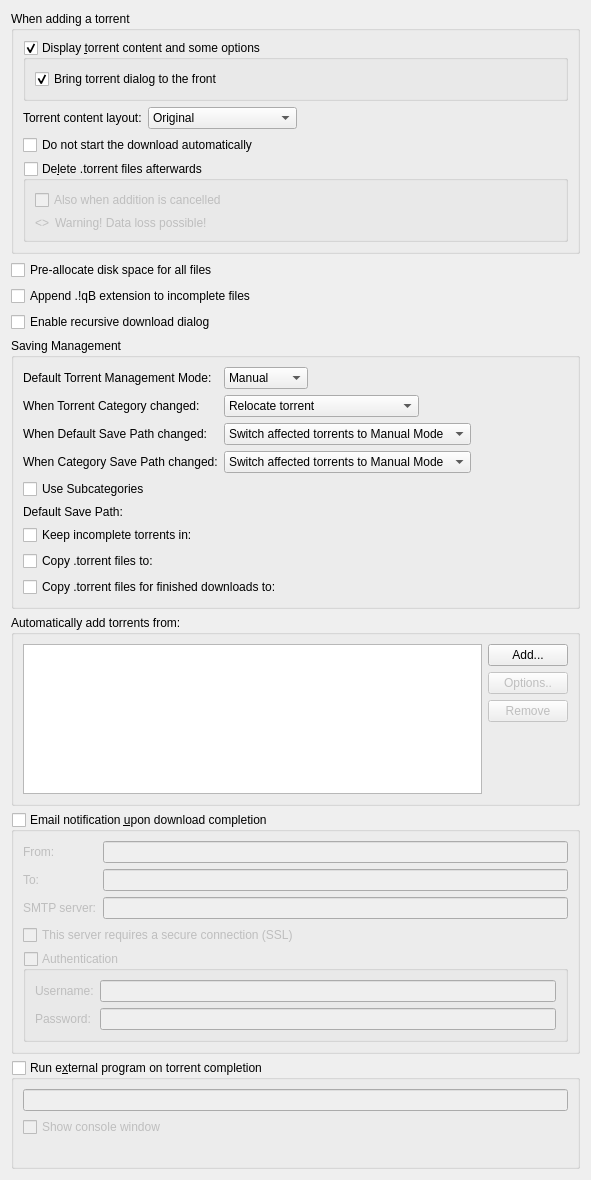
          <widget class="QWidget" name="scrollAreaWidgetContents_2">
           <property name="geometry">
            <rect>
             <x>0</x>
             <y>0</y>
             <width>591</width>
             <height>1138</height>
            </rect>
           </property>
           <layout class="QVBoxLayout" name="verticalLayout">
            <item>
             <widget class="QGroupBox" name="torrentAdditionBox">
              <property name="title">
               <string>When adding a torrent</string>
              </property>
              <layout class="QVBoxLayout" name="torrentAdditionBoxLayout">
               <item>
                <widget class="QGroupBox" name="checkAdditionDialog">
                 <property name="title">
                  <string>Display &amp;torrent content and some options</string>
                 </property>
                 <property name="checkable">
                  <bool>true</bool>
                 </property>
                 <layout class="QVBoxLayout" name="verticalLayout_18">
                  <item>
                   <widget class="QCheckBox" name="checkAdditionDialogFront">
                    <property name="text">
                     <string>Bring torrent dialog to the front</string>
                    </property>
                    <property name="checked">
                     <bool>true</bool>
                    </property>
                   </widget>
                  </item>
                 </layout>
                </widget>
               </item>
               <item>
                <layout class="QHBoxLayout" name="horizontalLayout_19">
                 <item>
                  <widget class="QLabel" name="contentLayoutLabel">
                   <property name="text">
                    <string>Torrent content layout:</string>
                   </property>
                  </widget>
                 </item>
                 <item>
                  <widget class="QComboBox" name="contentLayoutComboBox">
                   <property name="currentIndex">
                    <number>0</number>
                   </property>
                   <item>
                    <property name="text">
                     <string>Original</string>
                    </property>
                   </item>
                   <item>
                    <property name="text">
                     <string>Create subfolder</string>
                    </property>
                   </item>
                   <item>
                    <property name="text">
                     <string>Don't create subfolder</string>
                    </property>
                   </item>
                  </widget>
                 </item>
                 <item>
                  <spacer name="horizontalSpacer_20">
                   <property name="orientation">
                    <enum>Qt::Horizontal</enum>
                   </property>
                   <property name="sizeHint" stdset="0">
                    <size>
                     <width>40</width>
                     <height>20</height>
                    </size>
                   </property>
                  </spacer>
                 </item>
                </layout>
               </item>
               <item>
                <widget class="QCheckBox" name="checkStartPaused">
                 <property name="toolTip">
                  <string>The torrent will be added to download list in a paused state</string>
                 </property>
                 <property name="text">
                  <string extracomment="The torrent will be added to download list in a paused state">Do not start the download automatically</string>
                 </property>
                </widget>
               </item>
               <item>
                <widget class="QGroupBox" name="deleteTorrentBox">
                 <property name="toolTip">
                  <string>Should the .torrent file be deleted after adding it</string>
                 </property>
                 <property name="title">
                  <string>De&amp;lete .torrent files afterwards </string>
                 </property>
                 <property name="checkable">
                  <bool>true</bool>
                 </property>
                 <property name="checked">
                  <bool>false</bool>
                 </property>
                 <layout class="QVBoxLayout" name="deleteTorrentBoxLayout">
                  <item>
                   <widget class="QCheckBox" name="deleteCancelledTorrentBox">
                    <property name="toolTip">
                     <string>Also delete .torrent files whose addition was cancelled</string>
                    </property>
                    <property name="text">
                     <string>Also when addition is cancelled</string>
                    </property>
                   </widget>
                  </item>
                  <item>
                   <layout class="QHBoxLayout" name="deleteTorrentWarningLayout">
                    <item>
                     <widget class="QLabel" name="deleteTorrentWarningIcon">
                      <property name="sizePolicy">
                       <sizepolicy hsizetype="Fixed" vsizetype="Preferred">
                        <horstretch>0</horstretch>
                        <verstretch>0</verstretch>
                       </sizepolicy>
                      </property>
                      <property name="text">
                       <string notr="true">&lt;&gt;</string>
                      </property>
                     </widget>
                    </item>
                    <item>
                     <widget class="QLabel" name="deleteTorrentWarningLabel">
                      <property name="text">
                       <string>Warning! Data loss possible!</string>
                      </property>
                     </widget>
                    </item>
                   </layout>
                  </item>
                 </layout>
                </widget>
               </item>
              </layout>
             </widget>
            </item>
            <item>
             <widget class="QCheckBox" name="checkPreallocateAll">
              <property name="toolTip">
               <string>Allocate full file sizes on disk before starting downloads, to minimize fragmentation. Only useful for HDDs.</string>
              </property>
              <property name="text">
               <string>Pre-allocate disk space for all files</string>
              </property>
             </widget>
            </item>
            <item>
             <widget class="QCheckBox" name="checkAppendqB">
              <property name="text">
               <string>Append .!qB extension to incomplete files</string>
              </property>
             </widget>
            </item>
            <item>
             <widget class="QCheckBox" name="checkRecursiveDownload">
              <property name="toolTip">
               <string>When a torrent is downloaded, offer to add torrents from any .torrent files found inside it</string>
              </property>
              <property name="text">
               <string>Enable recursive download dialog</string>
              </property>
             </widget>
            </item>
            <item>
             <widget class="QGroupBox" name="groupSavingManagement">
              <property name="title">
               <string>Saving Management</string>
              </property>
              <layout class="QVBoxLayout" name="groupSavingManagementLayout">
               <item>
                <layout class="QGridLayout" name="gridLayout_3">
                 <item row="0" column="0">
                  <widget class="QLabel" name="label_40">
                   <property name="text">
                    <string>Default Torrent Management Mode:</string>
                   </property>
                  </widget>
                 </item>
                 <item row="0" column="1">
                  <layout class="QHBoxLayout" name="horizontalLayout_70">
                   <property name="spacing">
                    <number>10</number>
                   </property>
                   <item>
                    <widget class="QComboBox" name="comboSavingMode">
                     <property name="toolTip">
                      <string>Automatic: Various torrent properties (e.g. save path) will be decided by the associated category
Manual: Various torrent properties (e.g. save path) must be assigned manually</string>
                     </property>
                     <item>
                      <property name="text">
                       <string>Manual</string>
                      </property>
                     </item>
                     <item>
                      <property name="text">
                       <string>Automatic</string>
                      </property>
                     </item>
                    </widget>
                   </item>
                   <item>
                    <spacer name="horizontalSpacer_160">
                     <property name="orientation">
                      <enum>Qt::Horizontal</enum>
                     </property>
                     <property name="sizeHint" stdset="0">
                      <size>
                       <width>40</width>
                       <height>20</height>
                      </size>
                     </property>
                    </spacer>
                   </item>
                  </layout>
                 </item>
                 <item row="1" column="0">
                  <widget class="QLabel" name="labelTorrentCategoryChanged">
                   <property name="text">
                    <string>When Torrent Category changed:</string>
                   </property>
                  </widget>
                 </item>
                 <item row="1" column="1">
                  <layout class="QHBoxLayout" name="horizontalLayout_14">
                   <item>
                    <widget class="QComboBox" name="comboTorrentCategoryChanged">
                     <item>
                      <property name="text">
                       <string>Relocate torrent</string>
                      </property>
                     </item>
                     <item>
                      <property name="text">
                       <string>Switch torrent to Manual Mode</string>
                      </property>
                     </item>
                    </widget>
                   </item>
                   <item>
                    <spacer name="horizontalSpacer_17">
                     <property name="orientation">
                      <enum>Qt::Horizontal</enum>
                     </property>
                     <property name="sizeHint" stdset="0">
                      <size>
                       <width>40</width>
                       <height>20</height>
                      </size>
                     </property>
                    </spacer>
                   </item>
                  </layout>
                 </item>
                 <item row="2" column="0">
                  <widget class="QLabel" name="labelCategoryDefaultPathChanged">
                   <property name="text">
                    <string>When Default Save Path changed:</string>
                   </property>
                  </widget>
                 </item>
                 <item row="2" column="1">
                  <layout class="QHBoxLayout" name="horizontalLayout_15">
                   <item>
                    <widget class="QComboBox" name="comboCategoryDefaultPathChanged">
                     <property name="currentIndex">
                      <number>1</number>
                     </property>
                     <item>
                      <property name="text">
                       <string>Relocate affected torrents</string>
                      </property>
                     </item>
                     <item>
                      <property name="text">
                       <string>Switch affected torrents to Manual Mode</string>
                      </property>
                     </item>
                    </widget>
                   </item>
                   <item>
                    <spacer name="horizontalSpacer_18">
                     <property name="orientation">
                      <enum>Qt::Horizontal</enum>
                     </property>
                     <property name="sizeHint" stdset="0">
                      <size>
                       <width>40</width>
                       <height>20</height>
                      </size>
                     </property>
                    </spacer>
                   </item>
                  </layout>
                 </item>
                 <item row="3" column="0">
                  <widget class="QLabel" name="labelCategoryChanged">
                   <property name="text">
                    <string>When Category Save Path changed:</string>
                   </property>
                  </widget>
                 </item>
                 <item row="3" column="1">
                  <layout class="QHBoxLayout" name="horizontalLayout_17">
                   <item>
                    <widget class="QComboBox" name="comboCategoryChanged">
                     <property name="currentIndex">
                      <number>1</number>
                     </property>
                     <item>
                      <property name="text">
                       <string>Relocate affected torrents</string>
                      </property>
                     </item>
                     <item>
                      <property name="text">
                       <string>Switch affected torrents to Manual Mode</string>
                      </property>
                     </item>
                    </widget>
                   </item>
                   <item>
                    <spacer name="horizontalSpacer_19">
                     <property name="orientation">
                      <enum>Qt::Horizontal</enum>
                     </property>
                     <property name="sizeHint" stdset="0">
                      <size>
                       <width>40</width>
                       <height>20</height>
                      </size>
                     </property>
                    </spacer>
                   </item>
                  </layout>
                 </item>
                </layout>
               </item>
               <item>
                <widget class="QCheckBox" name="checkUseSubcategories">
                 <property name="text">
                  <string>Use Subcategories</string>
                 </property>
                </widget>
               </item>
               <item>
                <layout class="QGridLayout" name="gridLayout_4">
                 <item row="1" column="1">
                  <widget class="FileSystemPathLineEdit" name="textTempPath" native="true"/>
                 </item>
                 <item row="3" column="0">
                  <widget class="QCheckBox" name="checkExportDirFin">
                   <property name="text">
                    <string>Copy .torrent files for finished downloads to:</string>
                   </property>
                  </widget>
                 </item>
                 <item row="0" column="0">
                  <widget class="QLabel" name="labelSavePath">
                   <property name="text">
                    <string>Default Save Path:</string>
                   </property>
                  </widget>
                 </item>
                 <item row="2" column="0">
                  <widget class="QCheckBox" name="checkExportDir">
                   <property name="text">
                    <string>Copy .torrent files to:</string>
                   </property>
                  </widget>
                 </item>
                 <item row="1" column="0">
                  <widget class="QCheckBox" name="checkTempFolder">
                   <property name="text">
                    <string>Keep incomplete torrents in:</string>
                   </property>
                  </widget>
                 </item>
                 <item row="3" column="1">
                  <widget class="FileSystemPathLineEdit" name="textExportDirFin" native="true"/>
                 </item>
                 <item row="0" column="1">
                  <widget class="FileSystemPathLineEdit" name="textSavePath" native="true"/>
                 </item>
                 <item row="2" column="1">
                  <widget class="FileSystemPathLineEdit" name="textExportDir" native="true"/>
                 </item>
                </layout>
               </item>
              </layout>
             </widget>
            </item>
            <item>
             <widget class="QGroupBox" name="groupBox_2">
              <property name="title">
               <string>Automatically add torrents from:</string>
              </property>
              <layout class="QVBoxLayout" name="verticalLayout_38">
               <item>
                <layout class="QHBoxLayout" name="horizontalLayout_16">
                 <item>
                  <widget class="QTreeView" name="scanFoldersView">
                   <property name="sizePolicy">
                    <sizepolicy hsizetype="Expanding" vsizetype="Expanding">
                     <horstretch>0</horstretch>
                     <verstretch>1</verstretch>
                    </sizepolicy>
                   </property>
                   <property name="minimumSize">
                    <size>
                     <width>250</width>
                     <height>150</height>
                    </size>
                   </property>
                   <property name="editTriggers">
                    <set>QAbstractItemView::AllEditTriggers</set>
                   </property>
                   <property name="selectionMode">
                    <enum>QAbstractItemView::SingleSelection</enum>
                   </property>
                   <property name="selectionBehavior">
                    <enum>QAbstractItemView::SelectRows</enum>
                   </property>
                   <property name="textElideMode">
                    <enum>Qt::ElideNone</enum>
                   </property>
                   <property name="rootIsDecorated">
                    <bool>false</bool>
                   </property>
                   <attribute name="headerDefaultSectionSize">
                    <number>80</number>
                   </attribute>
                   <attribute name="headerStretchLastSection">
                    <bool>false</bool>
                   </attribute>
                  </widget>
                 </item>
                 <item>
                  <layout class="QVBoxLayout" name="verticalLayout_37">
                   <item>
                    <widget class="QPushButton" name="addWatchedFolderButton">
                     <property name="text">
                      <string>Add...</string>
                     </property>
                    </widget>
                   </item>
                   <item>
                    <widget class="QPushButton" name="editWatchedFolderButton">
                     <property name="enabled">
                      <bool>false</bool>
                     </property>
                     <property name="text">
                      <string>Options..</string>
                     </property>
                    </widget>
                   </item>
                   <item>
                    <widget class="QPushButton" name="removeWatchedFolderButton">
                     <property name="enabled">
                      <bool>false</bool>
                     </property>
                     <property name="text">
                      <string>Remove</string>
                     </property>
                    </widget>
                   </item>
                   <item>
                    <spacer name="verticalSpacer_6">
                     <property name="orientation">
                      <enum>Qt::Vertical</enum>
                     </property>
                     <property name="sizeHint" stdset="0">
                      <size>
                       <width>20</width>
                       <height>40</height>
                      </size>
                     </property>
                    </spacer>
                   </item>
                  </layout>
                 </item>
                </layout>
               </item>
              </layout>
             </widget>
            </item>
            <item>
             <widget class="QGroupBox" name="groupMailNotification">
              <property name="title">
               <string>Email notification &amp;upon download completion</string>
              </property>
              <property name="checkable">
               <bool>true</bool>
              </property>
              <property name="checked">
               <bool>false</bool>
              </property>
              <layout class="QVBoxLayout" name="verticalLayout_171">
               <item>
                <layout class="QGridLayout" name="gridLayout_9">
                 <item row="1" column="1">
                  <widget class="QLineEdit" name="lineEditDestEmail"/>
                 </item>
                 <item row="1" column="0">
                  <widget class="QLabel" name="label_2">
                   <property name="toolTip">
                    <string>Receiver</string>
                   </property>
                   <property name="text">
                    <string comment="To receiver">To:</string>
                   </property>
                  </widget>
                 </item>
                 <item row="2" column="0">
                  <widget class="QLabel" name="label_3">
                   <property name="text">
                    <string>SMTP server:</string>
                   </property>
                  </widget>
                 </item>
                 <item row="2" column="1">
                  <widget class="QLineEdit" name="lineEditSmtpServer"/>
                 </item>
                 <item row="0" column="1">
                  <widget class="QLineEdit" name="senderEmailTxt"/>
                 </item>
                 <item row="0" column="0">
                  <widget class="QLabel" name="label_25">
                   <property name="toolTip">
                    <string>Sender</string>
                   </property>
                   <property name="text">
                    <string comment="From sender">From:</string>
                   </property>
                  </widget>
                 </item>
                </layout>
               </item>
               <item>
                <widget class="QCheckBox" name="checkSmtpSSL">
                 <property name="text">
                  <string>This server requires a secure connection (SSL)</string>
                 </property>
                </widget>
               </item>
               <item>
                <widget class="QGroupBox" name="groupMailNotifAuth">
                 <property name="title">
                  <string>Authentication</string>
                 </property>
                 <property name="checkable">
                  <bool>true</bool>
                 </property>
                 <property name="checked">
                  <bool>false</bool>
                 </property>
                 <layout class="QFormLayout" name="formLayout_2">
                  <item row="0" column="0">
                   <widget class="QLabel" name="label_7">
                    <property name="text">
                     <string>Username:</string>
                    </property>
                   </widget>
                  </item>
                  <item row="0" column="1">
                   <widget class="QLineEdit" name="mailNotifUsername"/>
                  </item>
                  <item row="1" column="0">
                   <widget class="QLabel" name="label_8">
                    <property name="text">
                     <string>Password:</string>
                    </property>
                   </widget>
                  </item>
                  <item row="1" column="1">
                   <widget class="QLineEdit" name="mailNotifPassword">
                    <property name="echoMode">
                     <enum>QLineEdit::Password</enum>
                    </property>
                   </widget>
                  </item>
                 </layout>
                </widget>
               </item>
              </layout>
             </widget>
            </item>
            <item>
             <widget class="QGroupBox" name="autoRunBox">
              <property name="title">
               <string>Run e&amp;xternal program on torrent completion</string>
              </property>
              <property name="checkable">
               <bool>true</bool>
              </property>
              <property name="checked">
               <bool>false</bool>
              </property>
              <layout class="QVBoxLayout" name="verticalLayout_19">
               <item>
                <widget class="QLineEdit" name="lineEditAutoRun"/>
               </item>
               <item>
                <widget class="QCheckBox" name="autoRunConsole">
                 <property name="text">
                  <string>Show console window</string>
                 </property>
                </widget>
               </item>
               <item>
                <widget class="QLabel" name="labelAutoRunParam">
                 <property name="wordWrap">
                  <bool>true</bool>
                 </property>
                </widget>
               </item>
              </layout>
             </widget>
            </item>
           </layout>
          </widget>
